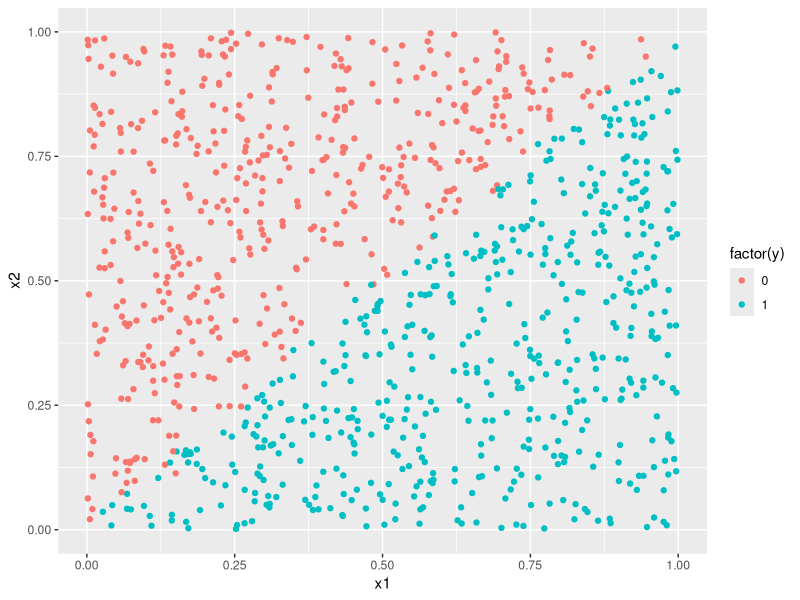
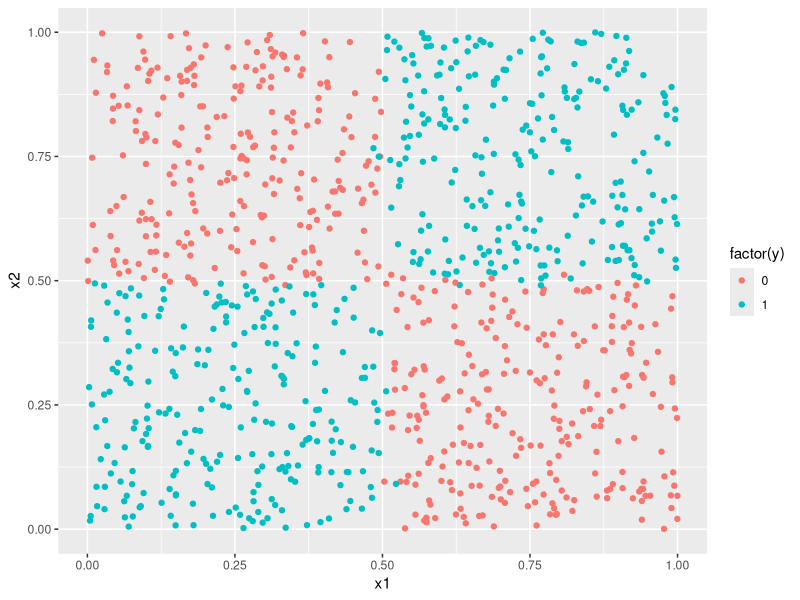
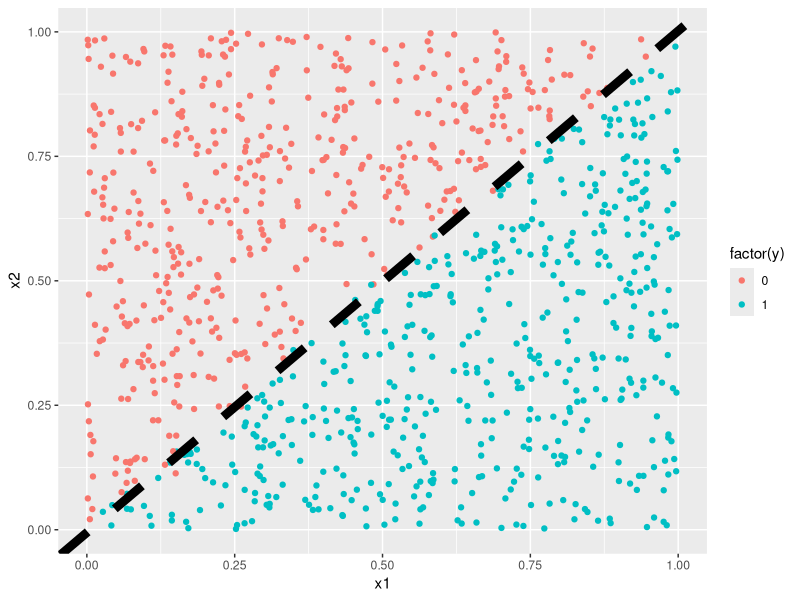
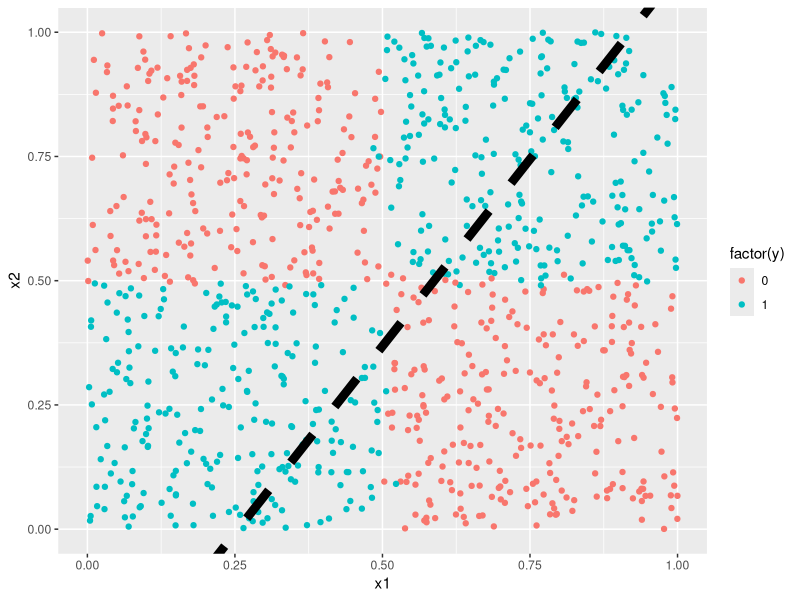
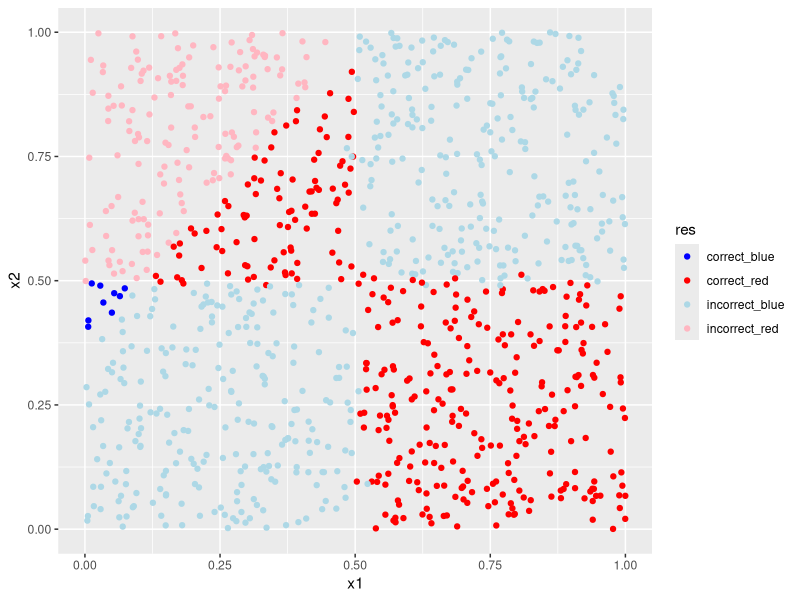

Write the R code that produced these figures, in order.
library(tidyverse)

#' Simulate two datasets, a simple one and a harder one
set.seed(654765)
m <- 1000
noise <- 0.01
Dat1 <- tibble(x1 = runif(n = m),
              x2 = runif(n = m)) %>%
  mutate(y = ifelse(x1 + rnorm(n = m, sd = noise) >= x2 + rnorm(n = m, sd = noise), 
                    1, 0))
Dat1 %>%
  ggplot(aes(x = x1, y = x2)) +
  geom_point(aes(col = factor(y)))

Dat2 <- tibble(x1 = runif(n = m),
               x2 = runif(n = m)) %>%
  mutate(y = ifelse((x1 + rnorm(n = m, sd = noise) >= 0.5 & x2 + rnorm(n = m, sd = noise) > 0.5) |
                      (x1 + rnorm(n = m, sd = noise) < 0.5 & x2 + rnorm(n = m, sd = noise) < 0.5), 
                    1, 0))
Dat2 %>%
  ggplot(aes(x = x1, y = x2)) +
  geom_point(aes(col = factor(y)))

#' Try binomial model on both datasets
m1.binom <- glm(y ~ x1 + x2, data = Dat1, family = binomial(link = "logit"))
Dat1 %>%
  ggplot(aes(x = x1, y = x2)) +
  geom_point(aes(col = factor(y))) +
  geom_abline(intercept = -coef(m1.binom)[1] / coef(m1.binom)[2],
              slope = -coef(m1.binom)[3] / coef(m1.binom)[2],
              linewidth = 3, linetype = "dashed")


m2.binom <- glm(y ~ x1 + x2, data = Dat2, family = binomial(link = "logit"))
Dat2 %>%
  ggplot(aes(x = x1, y = x2)) +
  geom_point(aes(col = factor(y))) +
  geom_abline(intercept = -coef(m2.binom)[1] / coef(m2.binom)[2],
              slope = -coef(m2.binom)[3] / coef(m2.binom)[2],
              linewidth = 3, linetype = "dashed")


#' # Feed forward neural network
#' 

#' Set up network architecture
# L <- 3 # Number of layers

#' Setup data
A_0 <- t(Dat2[,c("x1", "x2")])
Y <- matrix(Dat2$y, nrow = 1)

#' Define cost
cross_entropy_binom_cost <- function(y, y_hat){
  
  loss <- sum(-(y * log(y_hat) + (1-y)*log(1-y_hat)))
  return(loss)
}

#' Define activation function
g_logistic <- function(x){
  a <- 1 / (1 + exp(-x))
  
  return(a)
}

#' Initialize network
n = c(2, 3, 3, 1) # Nodes per layer (and input)
W <- list(W_1 = matrix(rnorm(n = n[2] * n[1]), nrow = n[2], ncol = n[1]),
          W_2 = matrix(rnorm(n = n[3] * n[2]), nrow = n[3], ncol = n[2]),
          W_3 = matrix(rnorm(n = n[4] * n[3]), nrow = n[4], ncol = n[3]))
B <- list(B_1 = matrix(rnorm(n = n[2]), nrow = n[2], ncol = 1),
          B_2 = matrix(rnorm(n = n[3]), nrow = n[3], ncol = 1),
          B_3 = matrix(rnorm(n = n[4]), nrow = n[4], ncol = 1))

#' Feed forward over three layers
ff_nnet <- function(A_0, W, B, g = match.fun(g_logistic)){
    # layer 1
    Z_1 <- W$W_1 %*% A_0 + matrix(B$B_1, nrow = nrow(W$W_1), ncol = ncol(A_0)) # w/broadcasting
    A_1 <- g(Z_1)
    
    # layer 2
    Z_2 <- W$W_2 %*% A_1 + matrix(B$B_2, nrow = nrow(W$W_2), ncol = ncol(A_1))
    A_2 <- g(Z_2)
    
    # layer 3
    Z_3 <- W$W_3 %*% A_2 + matrix(B$B_3, nrow = nrow(W$W_3), ncol = ncol(A_2))
    A_3 <- g(Z_3)
    
    hidden <- list(A_0 = A_0,
                   A_1 = A_1,
                   A_2 = A_2)
    
    return(list(Y_hat = A_3, hidden = hidden)) 
}

# Y_hat <- ff_nnet(A_0 = A_0, W = W, B = B, g = g_logistic)
# cross_entropy_binom_cost(Y, ff_nnet(A_0 = A_0, W = W, B = B, g = g_logistic)$Y_hat)

#' Do backpropagation by layer
backpropagation_3 <- function(Y_hat, Y, m, A_2, W_3){
  A_3 <- Y_hat
  
  dC_dZ3 <- (1/m) * (A_3 - Y)
  
  dZ3_dW3 <- A_2
  dC_dW3 <- dC_dZ3 %*% t(dZ3_dW3)

  dZ3_dA2 <- W_3 
  dC_dA2 <- t(W_3) %*% dC_dZ3
  
  dC_dB3 <- matrix(rowSums(dC_dZ3), ncol = 1)
  
  return(list(dC_dW3 = dC_dW3, dC_dB3 = dC_dB3, dC_dA2 = dC_dA2))
}

backpropagation_2 <- function(dC_dA2, A_1, A_2, W_2){
  
  dA2_dZ2 <- A_2 * (1 - A_2)
  dC_dZ2 <- dC_dA2 * dA2_dZ2
  
  dZ2_dW2 <- A_1
  dC_dW2 <- dC_dZ2 %*% t(dZ2_dW2)

  dZ2_dA1 <- W_2
  dC_dA1 <- t(W_2) %*% dC_dZ2
  
  dC_dB2 <- matrix(rowSums(dC_dW2), ncol = 1)
  
  return(list(dC_dW2 = dC_dW2, dC_dB2 = dC_dB2, dC_dA1 = dC_dA1))
}
  
backpropagation_1 <- function(dC_dA1, A_1, A_0, W_1){
  
  dA1_dZ1 <- A_1 * (1 - A_1)
  dC_dZ1 <- dC_dA1 * dA1_dZ1
  
  dZ1_dW1 <- A_0
  dC_dW1 <- dC_dZ1 %*% t(dZ1_dW1)
  
  dC_dB1 <- matrix(rowSums(dC_dW1), ncol = 1)
    
  return(list(dC_dW1 = dC_dW1, dC_dB1 = dC_dB1))
}
  
# bp3 <- backpropagation_3(Y_hat = Y_hat$Y_hat, Y = Y, m = m, A_2 = Y_hat$hidden$A_2, W_3 = W$W_3) 
# bp2 <- backpropagation_2(dC_dA2 = bp3$dC_dA2, A_1 = Y_hat$hidden$A_1, A_2 = Y_hat$hidden$A_2, W_2 = W$W_2) 
# bp1 <- backpropagation_1(dC_dA1 = bp2$dC_dA1, A_1 = Y_hat$hidden$A_1, A_0 = A_0, W_1 = W$W_1) 

#' Setup training

  # global W3, W2, W1, b3, b2, b1

epochs <- 2000 # training for 1000 iterations
lr <- 1 # set learning rate to 0.1
Cost <- NULL

for(epoch in 1:epochs){
  # Feed forward
  Y_hat <- ff_nnet(A_0 = A_0, W = W, B = B, g = g_logistic)
  
  # Cost (save cost history)
  cost <- cross_entropy_binom_cost(y = Y, y_hat = Y_hat$Y_hat)
  Cost <- c(Cost, cost)
  
  # Calculate gradient
  bp3 <- backpropagation_3(Y_hat = Y_hat$Y_hat, Y = Y, m = m, A_2 = Y_hat$hidden$A_2, W_3 = W$W_3)
  bp2 <- backpropagation_2(dC_dA2 = bp3$dC_dA2, A_1 = Y_hat$hidden$A_1, A_2 = Y_hat$hidden$A_2, W_2 = W$W_2)
  bp1 <- backpropagation_1(dC_dA1 = bp2$dC_dA1, A_1 = Y_hat$hidden$A_1, A_0 = A_0, W_1 = W$W_1)
  
  # Update weights
  W$W_3 <- W$W_3 - (lr * bp3$dC_dW3)
  W$W_2 <- W$W_2 - (lr * bp2$dC_dW2)
  W$W_1 <- W$W_1 - (lr * bp1$dC_dW1)
  
  # Update biases
  B$B_3 <- B$B_3 - (lr * bp3$dC_dB3)
  B$B_2 <- B$B_2 - (lr * bp2$dC_dB2)
  B$B_1 <- B$B_1 - (lr * bp1$dC_dB1)
  
  if(epoch %% 100 == 0){
    cat(paste0("Cost in epoch ", epoch, " is: ", cost, "\n"))
  }
  
}


Y_hat <- ff_nnet(A_0 = A_0, W = W, B = B, g = g_logistic)
summary(as.vector(Y_hat$Y_hat))


Dat2 %>%
  mutate(y_hat = as.vector(Y_hat$Y_hat)) %>%
  mutate(y_pred = round(y_hat)) %>%
  mutate(res = "correct_red") %>%
  mutate(res = replace(res, y == 1 & y_pred == 1, "correct_blue")) %>%
  mutate(res = replace(res, y == 0 & y_pred == 0, "correct_red")) %>%
  mutate(res = replace(res, y == 0 & y_pred == 1, "incorrect_red")) %>%
  mutate(res = replace(res, y == 1 & y_pred == 0, "incorrect_blue")) %>%
  ggplot(aes(x = x1, y = x2)) +
  # geom_point(aes(col=factor(y)))
  geom_point(aes(col = res)) +
  scale_color_manual(values = c("blue", "red", "lightblue", "lightpink"))
